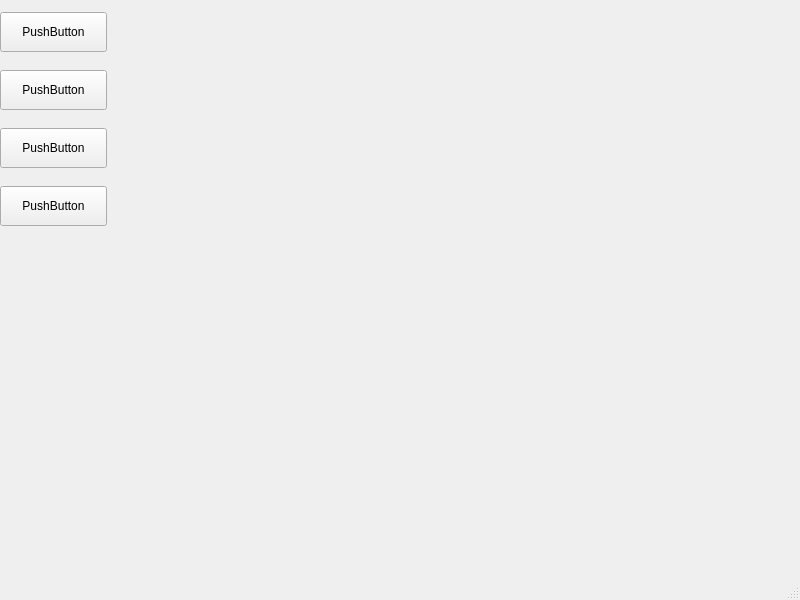
<?xml version="1.0" encoding="UTF-8"?>
<ui version="4.0">
 <class>MainWindow</class>
 <widget class="QMainWindow" name="MainWindow">
  <property name="geometry">
   <rect>
    <x>0</x>
    <y>0</y>
    <width>800</width>
    <height>600</height>
   </rect>
  </property>
  <property name="windowTitle">
   <string>MainWindow</string>
  </property>
  <widget class="QWidget" name="centralwidget">
   <widget class="QWidget" name="verticalWidget" native="true">
    <property name="geometry">
     <rect>
      <x>0</x>
      <y>0</y>
      <width>107</width>
      <height>242</height>
     </rect>
    </property>
    <layout class="QVBoxLayout" name="verticalLayout">
     <item>
      <widget class="QPushButton" name="pushButton_5">
       <property name="minimumSize">
        <size>
         <width>0</width>
         <height>40</height>
        </size>
       </property>
       <property name="text">
        <string>PushButton</string>
       </property>
      </widget>
     </item>
     <item>
      <widget class="QPushButton" name="pushButton">
       <property name="minimumSize">
        <size>
         <width>0</width>
         <height>40</height>
        </size>
       </property>
       <property name="text">
        <string>PushButton</string>
       </property>
      </widget>
     </item>
     <item>
      <widget class="QPushButton" name="pushButton_4">
       <property name="minimumSize">
        <size>
         <width>0</width>
         <height>40</height>
        </size>
       </property>
       <property name="text">
        <string>PushButton</string>
       </property>
      </widget>
     </item>
     <item>
      <widget class="QPushButton" name="pushButton_2">
       <property name="enabled">
        <bool>true</bool>
       </property>
       <property name="minimumSize">
        <size>
         <width>0</width>
         <height>40</height>
        </size>
       </property>
       <property name="text">
        <string>PushButton</string>
       </property>
      </widget>
     </item>
    </layout>
   </widget>
   <widget class="QWidget" name="gridLayoutWidget">
    <property name="geometry">
     <rect>
      <x>120</x>
      <y>10</y>
      <width>661</width>
      <height>531</height>
     </rect>
    </property>
    <layout class="QGridLayout" name="gridLayout"/>
   </widget>
  </widget>
  <widget class="QMenuBar" name="menubar">
   <property name="geometry">
    <rect>
     <x>0</x>
     <y>0</y>
     <width>800</width>
     <height>22</height>
    </rect>
   </property>
  </widget>
  <widget class="QStatusBar" name="statusbar"/>
 </widget>
 <resources/>
 <connections/>
</ui>
